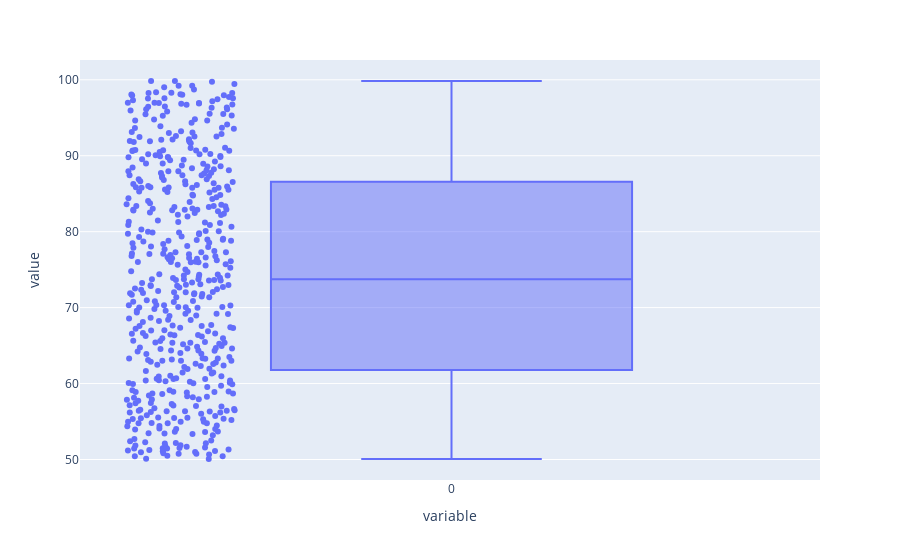

This figure's notebook cell:
### Markdown cell above
### Diagramas de Cajas

El diagrama de caja si bien no es homólogo al histograma,ya que este último no muestra las frecuencias acumuladas.En cambio el diagrama de cajas muestra una visualización condensada de las observaciones,en donde se pueden ver directamente algunos estadísticos relevantes como el $Q_{1}$, $Q_{2}$ o $Mediana$, $Q_{3}$,$Máximo$ y $Mínimo$ además de los outliers.

En este caso se muestra la sintáxis para representar una muestra generada con una distribución uniforme $U~(a=50,b=100)$ y además del gráfico de caja se habilita en la función el parametro **points=all** para además graficar todas las observaciones.

### Code cell
import plotly.express as px
import pandas as pd

data = np.random.uniform(50,100, size=500)
fig = px.box(data,points="all")

fig.show()

### Figure 1 — Plotly figure (JSON) as saved in the notebook; plotly's stock layout.template omitted (floating-point values rounded to 4 significant figures; data arrays with more than 128 entries replaced by an {"elided": "..."} marker saying what was removed)
{"data": [{"alignmentgroup": "True", "boxpoints": "all", "hovertemplate": "variable=%{x}<br>value=%{y}<extra></extra>", "legendgroup": "", "marker": {"color": "#636efa"}, "name": "", "notched": false, "offsetgroup": "", "orientation": "v", "showlegend": false, "type": "box", "x": {"elided": "500 str values"}, "x0": " ", "xaxis": "x", "y": {"elided": "500 float values"}, "y0": " ", "yaxis": "y"}], "layout": {"autosize": true, "boxmode": "group", "legend": {"tracegroupgap": 0}, "margin": {"t": 60}, "xaxis": {"anchor": "y", "autorange": true, "domain": [0, 1], "range": [-0.5032, 0.5], "title": {"text": "variable"}, "type": "category"}, "yaxis": {"anchor": "x", "autorange": true, "domain": [0, 1], "range": [47.3, 102.6], "title": {"text": "value"}, "type": "linear"}}}
